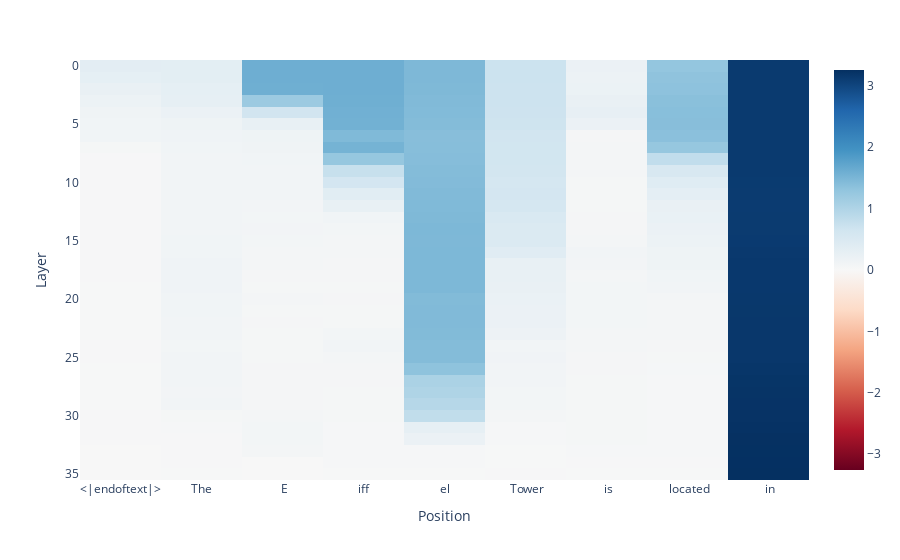

Write notebook code for a chart like this one.
### Code cell
plot_largest_contributions_up_to(total_direct_effect_target, target_direct_effect_ref)

### Figure 1 — Plotly figure (JSON) as saved in the notebook; plotly's stock layout.template omitted (floating-point values rounded to 4 significant figures; data arrays with more than 128 entries replaced by an {"elided": "..."} marker saying what was removed)
{"data": [{"coloraxis": "coloraxis", "hovertemplate": "Position: %{x}<br>Layer: %{y}<br>color: %{z}<extra></extra>", "name": "0", "type": "heatmap", "x": ["<|endoftext|>", "The", " E", "iff", "el", " Tower", " is", " located", " in"], "xaxis": "x", "yaxis": "y", "z": {"elided": "36x9 float values"}}], "layout": {"autosize": true, "coloraxis": {"cmid": 0, "colorscale": [[0, "rgb(103,0,31)"], [0.1, "rgb(178,24,43)"], [0.2, "rgb(214,96,77)"], [0.3, "rgb(244,165,130)"], [0.4, "rgb(253,219,199)"], [0.5, "rgb(247,247,247)"], [0.6, "rgb(209,229,240)"], [0.7, "rgb(146,197,222)"], [0.8, "rgb(67,147,195)"], [0.9, "rgb(33,102,172)"], [1, "rgb(5,48,97)"]]}, "margin": {"t": 60}, "xaxis": {"anchor": "y", "autorange": true, "constrain": "domain", "domain": [0, 1], "range": [-0.5, 8.5], "scaleanchor": "y", "title": {"text": "Position"}, "type": "category"}, "yaxis": {"anchor": "x", "autorange": true, "constrain": "domain", "domain": [0, 1], "range": [35.5, -0.5], "title": {"text": "Layer"}}}}
